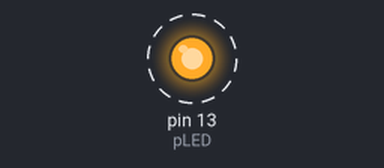
A sketch run on a simulated Arduino Uno, built with avr-gcc and run on an emulated ATmega328P. Shown: output pins drawn as LEDs (lit = HIGH). Dashed ring = blinking. What the sketch prints to the serial monitor is not drawn.

Above: at 0.5 s.
Timing chart, 0 to 4.6 s (numbered marks = the images above):
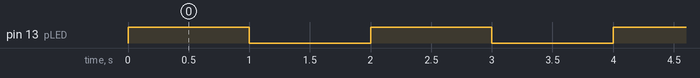

The sketch:

secTimer.ino
```cpp
// (licence header left out)
#include <avr/io.h>
// ISR interrupt service routine
#include <avr/interrupt.h>

const int pLED = 13;             // LED at Pin13
unsigned int reload = 0xF424;    // OCR1A Reload for one second@16 MHz clock & prescaler 256
volatile int count;

// Install the interrupt routine for Timer1 CompareA
ISR(TIMER1_COMPA_vect)
{
  count++;
  flash();
}

void setup()
{
  Serial.begin(19200);
  pinMode(pLED, OUTPUT);
  digitalWrite(pLED, LOW);

  cli();
  TCCR1A = 0;
  TCCR1B = 0;                        // Stop Timer1
  OCR1A = reload;
  TCCR1B = (1<<WGM12) | (1<<CS12);   // CTC Mode Prescaler = 256
  TIMSK1 = (1<<OCIE1A);       // Timer1 CompareA Interrupt enable
  sei();                             // Global Interrupt enable

  Serial.print("OCR1A: "); Serial.println(OCR1A, HEX);
  Serial.print("TCCR1A: "); Serial.println(TCCR1A, HEX);
  Serial.print("TCCR1B: "); Serial.println(TCCR1B, HEX);
  Serial.print("TIMSK1: "); Serial.println(TIMSK1, HEX);
  Serial.println("Setup finished.");
}

void loop()
{
  Serial.println(count);              // do anything
  delay(200);
}

void flash()
{
  static boolean output = HIGH;

  digitalWrite(pLED, output);
  output = !output;
}
```

Measured:
- by itself, pin 13 (pLED): alternates HIGH for 1.0 s and LOW for 1.0 s
